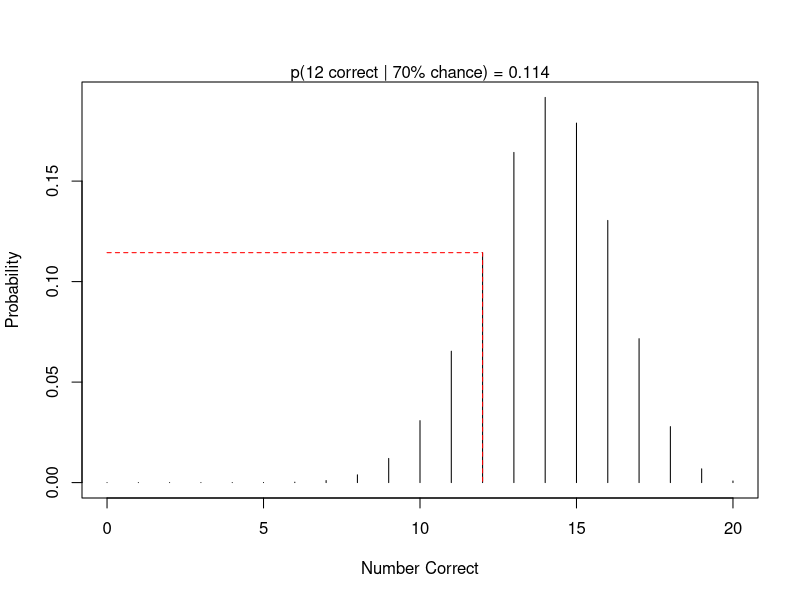
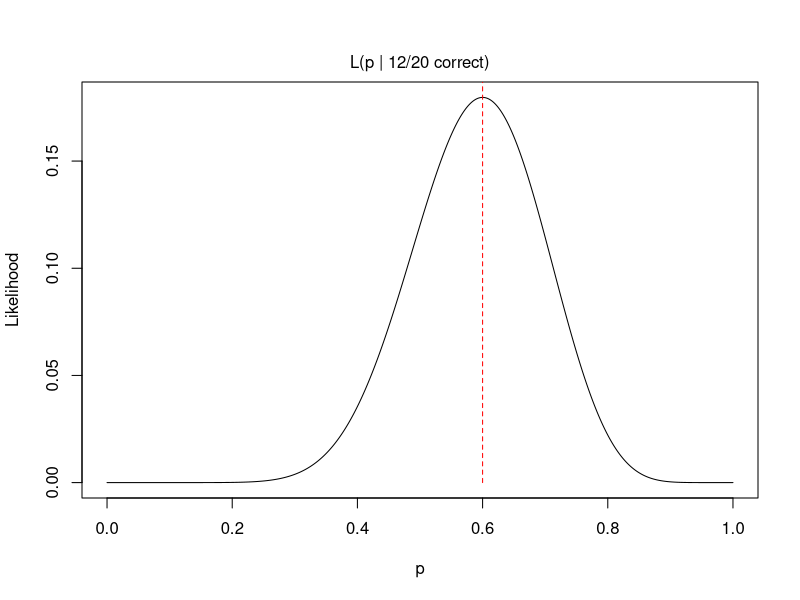
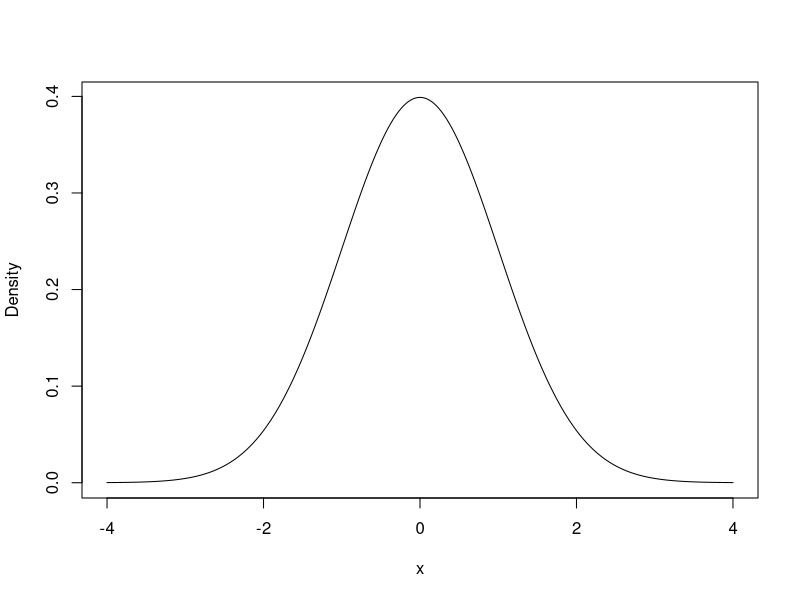
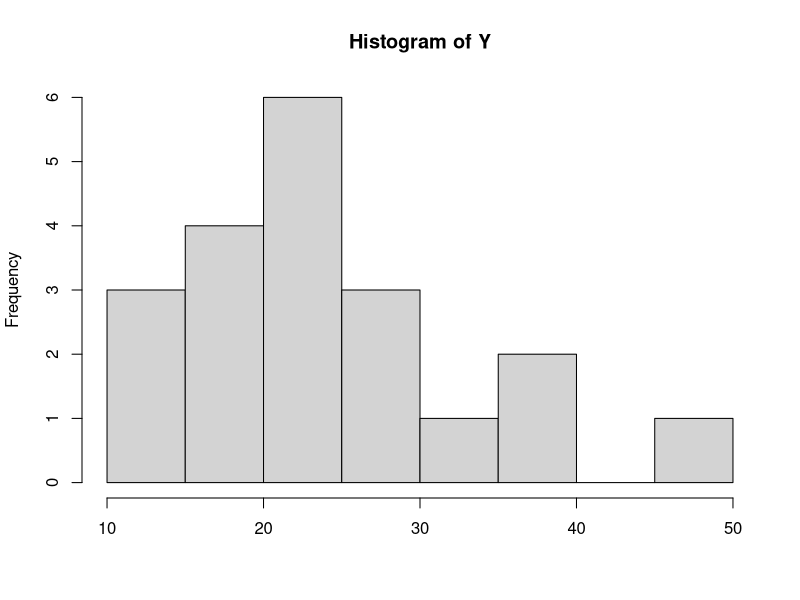
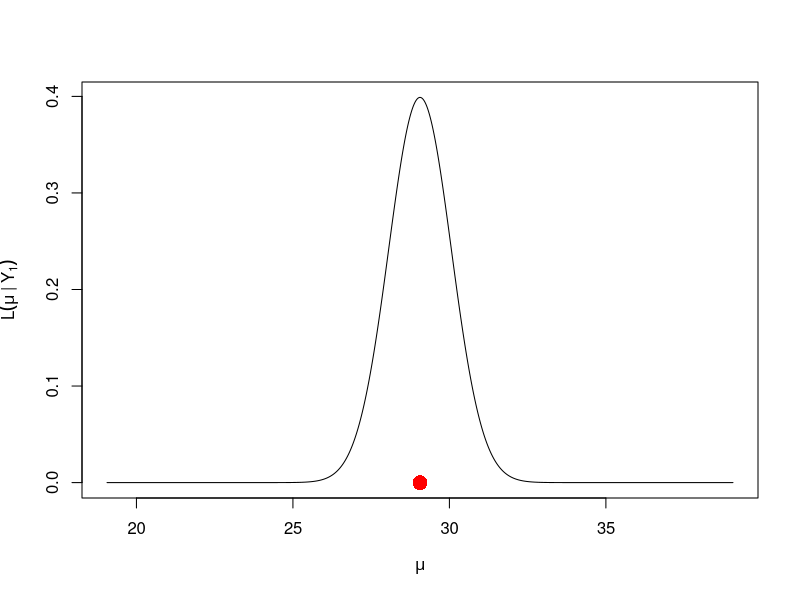
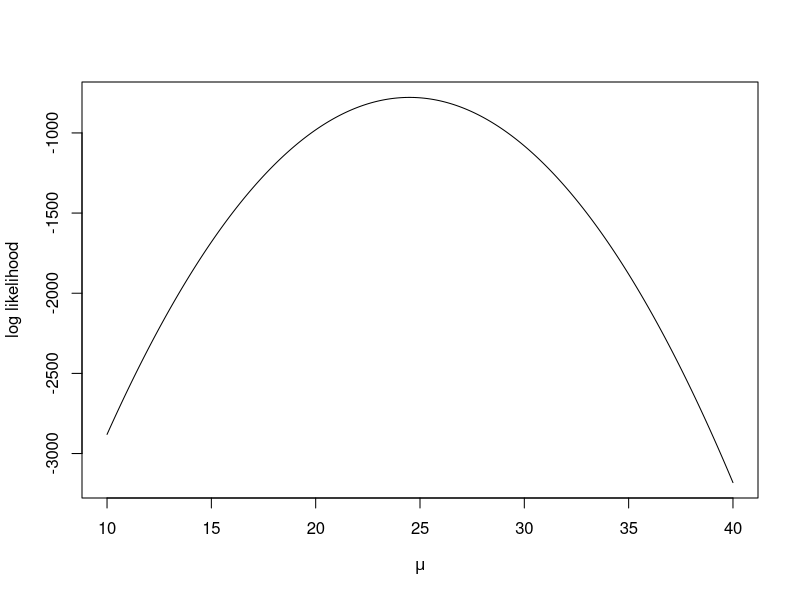
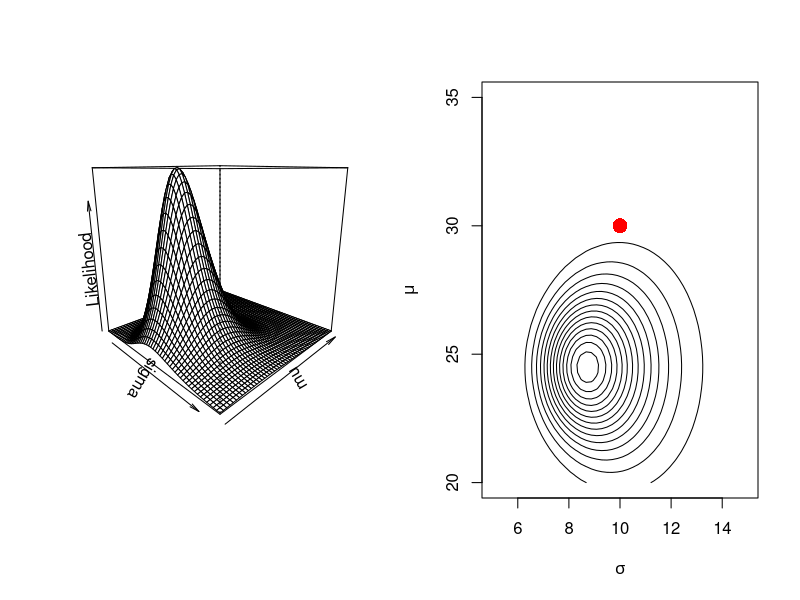
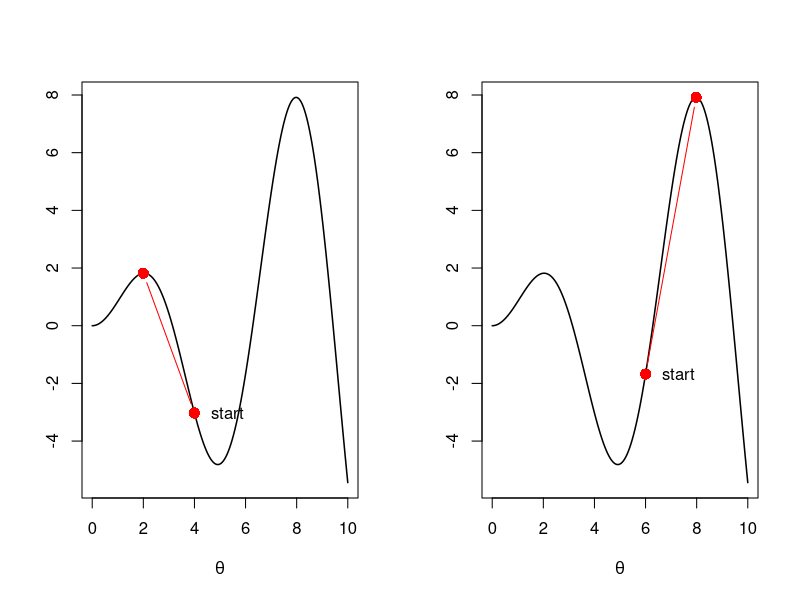

R code for these plots, in order:
## ---- chunk 1
knitr::opts_chunk$set(echo = FALSE)
## ---- chunk 2

plot(0:20, dbinom(0:20, size = 20, prob = .7), type='h', xlab="Number Correct", ylab="Probability")

prob_12 = dbinom(12, size = 20, prob = .7)

lines(c(0,12,12), c(prob_12, prob_12, 0), lty=2, col='red')

mtext(text = paste("p(12 correct | 70% chance) =", round(prob_12, 3)), side = 3)

## ---- chunk 3
dbinom(x = 12, size = 20, prob = 0.7)
## ---- chunk 4

theta = seq(0,1, .001)
plot(theta, dbinom(12, size = 20, prob = theta), type='l', xlab="p", ylab="Likelihood")

max_l = 12/20

lines(c(max_l,max_l), c(0, 1), lty=2, col='red')

mtext(text = "L(p | 12/20 correct)", side = 3, line=.5)

## ---- chunk 5

x = seq(-4,4, .001)
plot(x, dnorm(x), type='l', xlab="x", ylab="Density")

## ---- chunk 6
set.seed(2468)
Y = rnorm(20, 30, 10)
hist(Y, xlab='')
## ---- chunk 7

mu = seq(Y[1]-10, Y[1]+10, .001)

plot(mu, dnorm(Y[1], mean = mu, sd = 1), type = 'l', xlab=bquote(mu), ylab=bquote(L(mu~"|"~Y[1])))

points(x=Y[1], y = 0, col='red', pch=16, cex=2)

## ---- chunk 8

mu = seq(10, 40, .001)

ll_norm = function(y, mu, sigma){
  ll = 0
  for (i in y){
    ll = ll + dnorm(i, mean = mu, sd = sigma, log = T)
  }
  return(ll)
}

plot(mu, ll_norm(y=Y, mu = mu, sigma = 1), type='l', xlab=bquote(mu), ylab="log likelihood")

## ---- chunk 9

mu = seq(20, 35, length.out = 50)
sigma = seq(5, 15, length.out = 50)

ll_mat = matrix(NA, ncol = length(mu), nrow = length(sigma))

for (i in 1:length(sigma)){
  for (j in 1:length(mu)){
    ll_mat[i,j] = ll_norm(y=Y, mu = mu[j], sigma = sigma[i])
  }
}

par(mfrow=c(1,2))

persp(x = sigma, y = mu, z = exp(ll_mat), theta = 45, phi=15, zlab = "Likelihood")

contour(x = sigma, y = mu, z = exp(ll_mat), xlab=bquote(sigma), ylab=bquote(mu), nlevels = 15, drawlabels = F)
points(10, 30, col='red', pch=16, cex=2)

## ---- chunk 10
# rnorm generates (pseudo) random numbers from a normal distribution
set.seed(2468)
Y = rnorm(n = 20, mean = 30, sd = 10)
Y
## ---- chunk 11
ll_norm = function(theta, y){
  mu = theta[1]
  sigma = theta[2]
  ll = 0
  for (i in y){
    # dnorm returns the density of a normal for a particular value (x) mean and
    # standard deviation. Setting log = T gives us the LL
    ll = ll + dnorm(x = i, mean = mu, sd = sigma, log = T)
  }
  return(-ll) # note the negative
}
## ---- chunk 12

# starting values
theta = runif(n = 2, min = 1, max = 10)

# run the optimization
out = optim(par = theta, fn = ll_norm, y = Y)

# assess the parameter estimates
out$par

## ---- chunk 13

x = seq(from = 0, to = 10, by = .01)
y = sin(x)*x
plot(x, y, type="l", ylab='', xlab=bquote(theta), lwd=1.5)
points(x = c(2, 4), y = y[x %in% c(4, 2)], type="b", pch=16, cex=1.5, col='red')

text(x = 4, y = y[x %in% 4], labels = "start", adj=-.5)

## ---- chunk 14

x = seq(from = 0, to = 10, by = .01)
y = sin(x)*x
plot(x, y, type="l", ylab='', xlab=bquote(theta), lwd=1.5)
points(x = c(6, x[which(y==max(y))]), y = y[x %in% c(6, x[which(y==max(y))])], type="b", pch=16, cex=1.5, col='red')

text(x = 6, y = y[x %in% 6], labels = "start", adj=-.5)

## ---- chunk 15
theta = runif(n = 2, min = 1, max = 10)

out = optim(par = theta, fn = ll_norm, y = Y)
out2 = nlm(f = ll_norm, p = out$par, y = Y)
out3 = optim(par = out2$estimate, fn = ll_norm, y = Y)

# compare estimates
cbind(out$par, out2$estimate, out3$par)

## ---- chunk 16
ll_norm = function(theta, y){
  mu = theta[1]
  sigma = theta[2]
  ll = sum(mapply(y, FUN = function(x) dnorm(x = x, mean = mu, sd = sigma, log = T)))
  return(-ll)
}
## ---- chunk 17
ll_norm = function(theta, y){
  mu = theta[1]
  sigma = theta[2]
  ll = sum(dnorm(x = y, mean = mu, sd = sigma, log = T))
  return(-ll)
}
